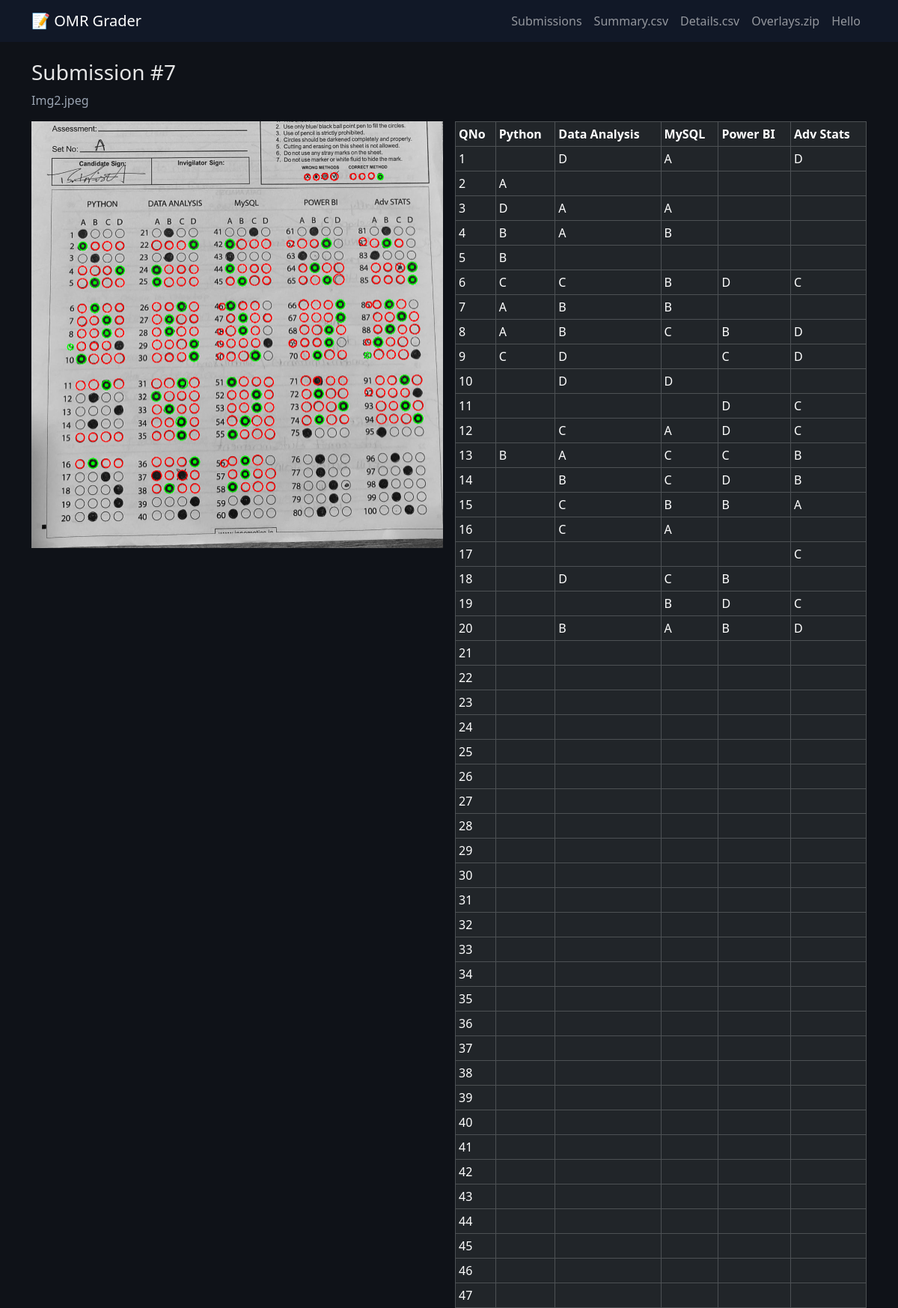
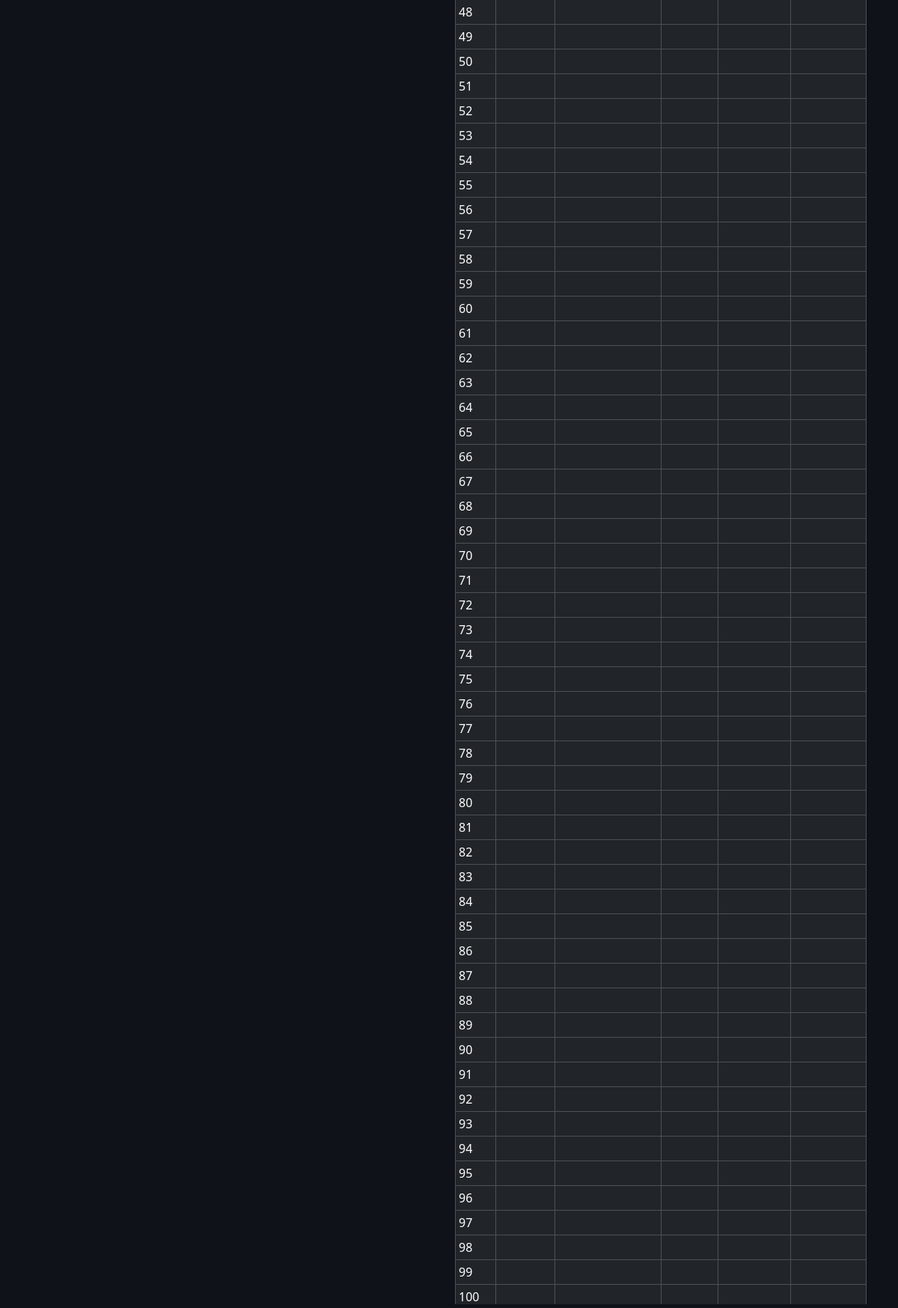
/submissions/7 (upper part), run on the app's committed database (2 pictures, top to bottom).
### backend/models.py (models this page shows)
class Submission(Base):
    __tablename__ = "submissions"
    id = Column(Integer, primary_key=True)
    image_name = Column(String)
    overlay_path = Column(String)
    total_correct = Column(Integer, default=0)
    python_score = Column(Integer, default=0)
    data_analysis_score = Column(Integer, default=0)
    mysql_score = Column(Integer, default=0)
    power_bi_score = Column(Integer, default=0)
    adv_stats_score = Column(Integer, default=0)
    created_at = Column(DateTime, default=datetime.utcnow)
    details = relationship("Detail", back_populates="submission")

### server.py (the view)
@app.get("/submissions/{sid}", response_class=HTMLResponse)
def submission_details(request: Request, sid: int):
    try:
        db = SessionLocal()
        sub = db.query(Submission).filter(Submission.id==sid).first()
        det = db.query(Detail).filter(Detail.submission_id==sid).all()
        if not sub:
            return HTMLResponse("<pre>Not found</pre>", status_code=404)
        df = pd.DataFrame([{"Subject":d.subject,"QNo":d.qno,"Pred":d.pred} for d in det])
        piv_rows, piv_cols = [], ["QNo"] + SUBJECTS
        if not df.empty:
            piv = (df.pivot(index="QNo", columns="Subject", values="Pred")
                     .reindex(index=range(1,101), columns=SUBJECTS).fillna(""))
            piv.reset_index(inplace=True)
            piv_cols = list(piv.columns)
            piv_rows = piv.to_dict("records")
        return templates.TemplateResponse("details.html",
            {"request": request, "sub": sub, "piv_rows": piv_rows,
             "piv_cols": piv_cols, "title": APP_TITLE})
    except Exception as e:
        return HTMLResponse(f"<pre>Details error:\n{e}</pre>", status_code=500)
    finally:
        db.close()

### templates/details.html
{% extends "base.html" %}
{% block content %}
<h3 class="mb-2">Submission #{{ sub.id }}</h3>
<p class="muted">{{ sub.image_name }}</p>
<div class="row g-3">
  <div class="col-md-6">
    <img class="w-100" src="{{ sub.overlay_path }}">
  </div>
  <div class="col-md-6">
    <div class="table-responsive" style="max-height:70vh; overflow:auto;">
      <table class="table table-dark table-sm table-bordered align-middle">
        <thead>
          <tr>
            {% for c in piv_cols %}
              <th>{{ c }}</th>
            {% endfor %}
          </tr>
        </thead>
        <tbody>
          {% for r in piv_rows %}
            <tr>
              {% for c in piv_cols %}
                <td>{{ r.get(c, "") }}</td>
              {% endfor %}
            </tr>
          {% endfor %}
        </tbody>
      </table>
    </div>
  </div>
</div>
{% endblock %}

### templates/base.html (style rules this page uses)
body { background:#0f1218; color:#e6e6e6; }
.muted { color:#9aa4b2; }

### data on the page
Submission: id "7", image_name "Img2.jpeg", overlay_path (picture)

### other printed values
{{ c }} "QNo" "Python" "Data Analysis" "MySQL" "Power BI" "Adv Stats"
{{ r.get(c, "") }} "1" "D" "A" "D" "2" "A" "3" "D" "A" "A" "4" "B" "A" "B" "5" "B" "6" "C" "C" "B" "D" "C" "7" "A" "B" "B" "8" "A" "B" "C" "B" "D" "9" "C" "D" "C" "D" "10" "D" "D" "11" "D" "C" "12" "C" "A" "D" "C" "13" "B" "A" "C" "C" "B" "14" "B" "C" "D" "B" "15" "C" "B" "B" "A" "16" "C" "A" "17" "C" "18" "D" "C" "B" "19" "B" "D" "C" "20" "B" "A" "B" "D" "21" "22" "23" "24" "25" "26" "27" "28" "29" "30" "31" "32" "33" "34" "35" "36" "37" "38" "39" "40" "41" "42" "43" "44" "45" "46" "47" "48" "49" "50" "51" "52" "53" "54" "55" "56" "57" "58" "59" "60" "61" "62" "63" "64" "65" "66" "67" "68" "69" "70" "71" "72" "73" "74" "75" "76" "77" "78" "79" "80" "81" "82" "83" "84" "85" "86" "87" "88" "89" "90" "91" "92" "93" "94" "95" "96" "97" "98" "99" "100"
